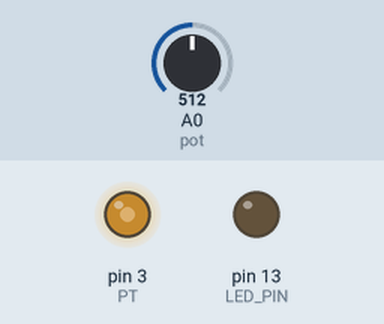
Simulated run of this sketch. Board: Arduino Uno, built with avr-gcc and run on an emulated ATmega328P. Shown: output pins drawn as LEDs (lit = HIGH). The test bench sets the inputs (shaded band); at power-on: A0 (pot) = 512. What the sketch prints to the serial monitor is not drawn.

Above: at 1.2 s.
1.3 s: A0 (pot) set to 716
At 2.5 s:
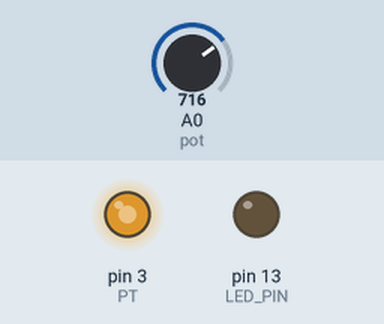
2.8 s: A0 (pot) set to 900
At 3.9 s:
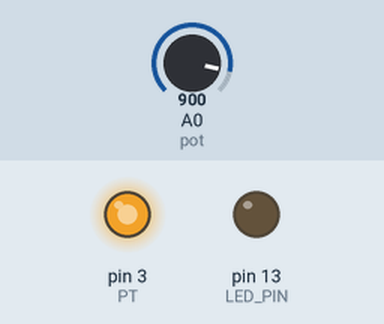
4.3 s: A0 (pot) set to 122
At 5.0 s:
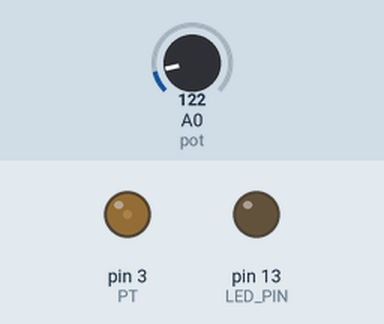
5.8 s: A0 (pot) set to 0
At 6.1 s:
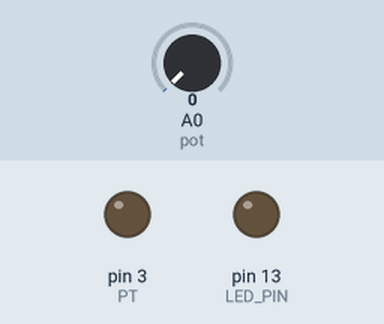
Timing chart, 0 to 8.3 s (numbered marks = the images above; inputs shaded):
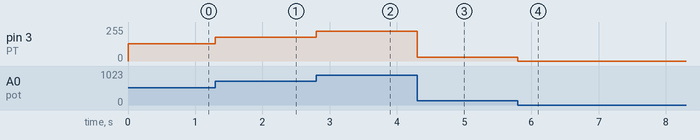

Measured:
- after the input at 1.3 s, pin 3 (PT): 128/255 → 179/255 at once
- after the input at 2.8 s, pin 3 (PT): 179/255 → 225/255 at once
- after the input at 4.3 s, pin 3 (PT): 225/255 → 30/255 at once
- after the input at 5.8 s, pin 3 (PT): 30/255 → 0/255 at once

The sketch:

1-LED_BLINK.ino
```cpp
const int LED_PIN=13;
const int PT=3;
int pot= A0;
void setup() {
  // put your setup code here, to run once:
Serial.begin(57600);
pinMode(LED_PIN,OUTPUT);
//pinMode(PT,OUTPUT);
}

void loop() {
int val=analogRead(pot);
analogWrite(PT,val/4);
 Serial.println(val/4);
//  digitalWrite(LED_PIN,HIGH);  // 5V
//  delay(1000);
//   analogWrite(PT,0);
//  digitalWrite(LED_PIN,LOW); //OV
//   delay(1000);

}
```
